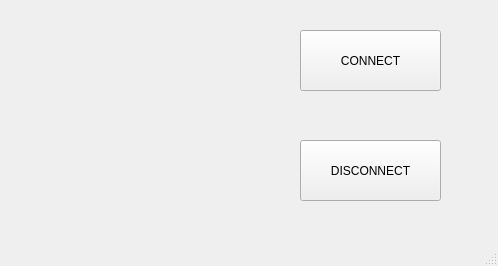
<?xml version="1.0" encoding="UTF-8"?>
<ui version="4.0">
 <class>MainWindow</class>
 <widget class="QMainWindow" name="MainWindow">
  <property name="geometry">
   <rect>
    <x>0</x>
    <y>0</y>
    <width>498</width>
    <height>266</height>
   </rect>
  </property>
  <property name="windowTitle">
   <string>MainWindow</string>
  </property>
  <widget class="QWidget" name="centralwidget">
   <widget class="QPushButton" name="pushButton">
    <property name="geometry">
     <rect>
      <x>300</x>
      <y>30</y>
      <width>141</width>
      <height>61</height>
     </rect>
    </property>
    <property name="text">
     <string>CONNECT</string>
    </property>
   </widget>
   <widget class="QPushButton" name="pushButton_2">
    <property name="geometry">
     <rect>
      <x>300</x>
      <y>140</y>
      <width>141</width>
      <height>61</height>
     </rect>
    </property>
    <property name="text">
     <string>DISCONNECT</string>
    </property>
   </widget>
  </widget>
  <widget class="QStatusBar" name="statusbar"/>
 </widget>
 <resources/>
 <connections/>
</ui>
